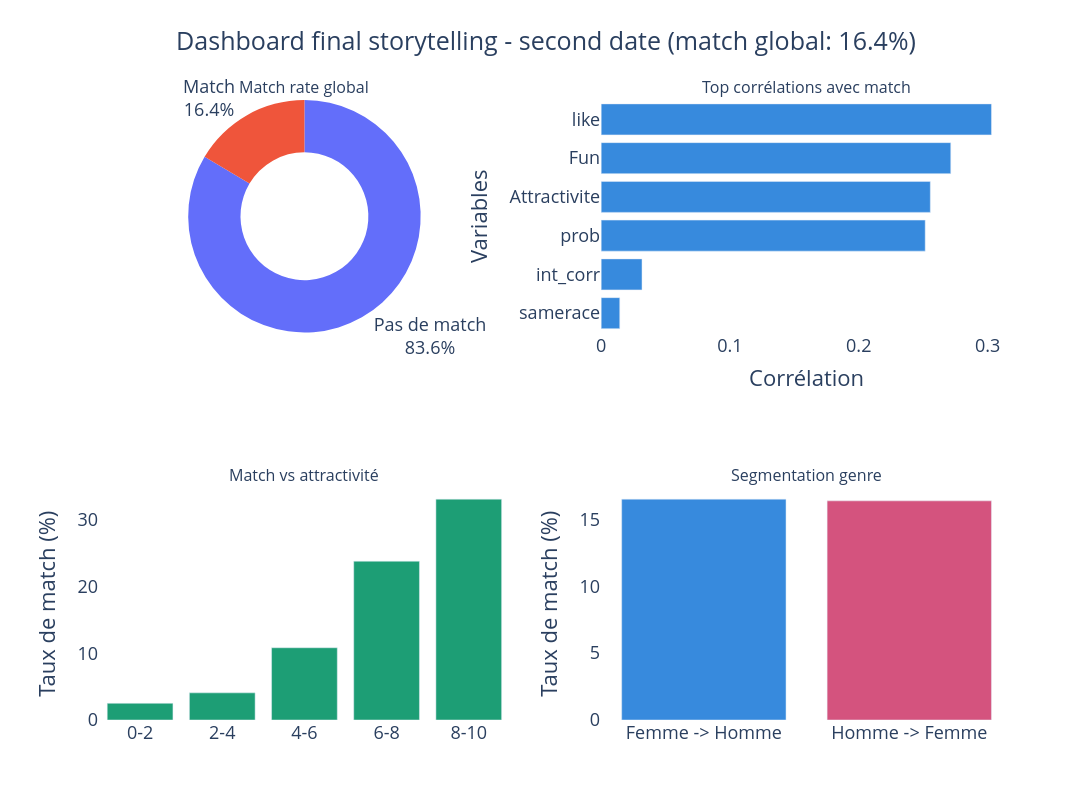

Notebook code for this chart:
### Code cell
# Dashboard final storytelling (2x2)
match_rate = float(df["match"].mean() * 100)

corr_cols = [c for c in ["match", "like", "attr", "fun", "prob", "int_corr", "samerace"] if c in df.columns]
corr = df[corr_cols].corr(numeric_only=True)["match"].drop("match").sort_values(key=lambda s: s.abs(), ascending=False)

fig_dash = make_subplots(
    rows=2, cols=2,
    specs=[[{"type": "domain"}, {"type": "xy"}], [{"type": "xy"}, {"type": "xy"}]],
    subplot_titles=("Match rate global", "Top corrélations avec match", "Match vs attractivité", "Segmentation genre")
)

# 1 Donut
counts = df["match_label"].value_counts().reset_index()
counts.columns = ["Label", "Count"]
fig_dash.add_trace(go.Pie(labels=counts["Label"], values=counts["Count"], hole=0.55, textinfo="percent+label", showlegend=False), row=1, col=1)

# 2 Corr
fig_dash.add_trace(go.Bar(x=corr.values[::-1], y=[ATTR_MAP.get(c, c) for c in corr.index[::-1]], orientation="h", marker_color="#378ADD", showlegend=False), row=1, col=2)

# 3 Match vs attr bins
if {"attr", "match"}.issubset(df.columns):
    temp = df[["attr", "match"]].dropna().copy()
    temp["attr_bin"] = pd.cut(temp["attr"], bins=[0,2,4,6,8,10], labels=["0-2","2-4","4-6","6-8","8-10"], include_lowest=True)
    mattr = (temp.groupby("attr_bin", observed=False)["match"].mean() * 100).reset_index(name="Taux match (%)")
    fig_dash.add_trace(go.Bar(x=mattr["attr_bin"].astype(str), y=mattr["Taux match (%)"], marker_color="#1D9E75", showlegend=False), row=2, col=1)

# 4 Seg
if {"segment_genre", "match"}.issubset(df.columns):
    seg = (df.groupby("segment_genre")["match"].mean() * 100).reset_index(name="Taux match (%)")
    fig_dash.add_trace(go.Bar(x=seg["segment_genre"], y=seg["Taux match (%)"], marker_color=["#378ADD", "#D4537E"], showlegend=False), row=2, col=2)

fig_dash.update_layout(
    width=1500,
    height=800,
    title=f"Dashboard final storytelling - second date (match global: {match_rate:.1f}%)",
    title_x=0.5,
    font=dict(size=18),
    plot_bgcolor="white"
)
fig_dash.update_yaxes(title_text="Variables", row=1, col=2)
fig_dash.update_xaxes(title_text="Corrélation", row=1, col=2)
fig_dash.update_yaxes(title_text="Taux de match (%)", row=2, col=1)
fig_dash.update_yaxes(title_text="Taux de match (%)", row=2, col=2)

fig_dash.show()
export_figure(fig_dash, "story_dashboard_final")

### Figure 1 — Plotly figure (JSON) as saved in the notebook; plotly's stock layout.template omitted (floating-point values rounded to 4 significant figures)
{"data": [{"domain": {"x": [0, 0.45], "y": [0.625, 1]}, "hole": 0.55, "labels": ["Pas de match", "Match"], "showlegend": false, "textinfo": "percent+label", "type": "pie", "values": [6921, 1362]}, {"marker": {"color": "#378ADD"}, "orientation": "h", "showlegend": false, "type": "bar", "x": [0.01444, 0.03172, 0.2516, 0.2556, 0.2714, 0.303], "xaxis": "x", "y": ["samerace", "int_corr", "prob", "Attractivite", "Fun", "like"], "yaxis": "y"}, {"marker": {"color": "#1D9E75"}, "showlegend": false, "type": "bar", "x": ["0-2", "2-4", "4-6", "6-8", "8-10"], "xaxis": "x2", "y": [2.5, 4.064, 10.81, 23.77, 33.06], "yaxis": "y2"}, {"marker": {"color": ["#378ADD", "#D4537E"]}, "showlegend": false, "type": "bar", "x": ["Femme -> Homme", "Homme -> Femme"], "xaxis": "x3", "y": [16.51, 16.38], "yaxis": "y3"}], "layout": {"annotations": [{"font": {"size": 16}, "showarrow": false, "text": "Match rate global", "x": 0.225, "xanchor": "center", "xref": "paper", "y": 1, "yanchor": "bottom", "yref": "paper"}, {"font": {"size": 16}, "showarrow": false, "text": "Top corrélations avec match", "x": 0.775, "xanchor": "center", "xref": "paper", "y": 1, "yanchor": "bottom", "yref": "paper"}, {"font": {"size": 16}, "showarrow": false, "text": "Match vs attractivité", "x": 0.225, "xanchor": "center", "xref": "paper", "y": 0.375, "yanchor": "bottom", "yref": "paper"}, {"font": {"size": 16}, "showarrow": false, "text": "Segmentation genre", "x": 0.775, "xanchor": "center", "xref": "paper", "y": 0.375, "yanchor": "bottom", "yref": "paper"}], "font": {"size": 18}, "height": 800, "plot_bgcolor": "white", "title": {"text": "Dashboard final storytelling - second date (match global: 16.4%)", "x": 0.5}, "width": 1500, "xaxis": {"anchor": "y", "domain": [0.55, 1], "title": {"text": "Corrélation"}}, "xaxis2": {"anchor": "y2", "domain": [0, 0.45]}, "xaxis3": {"anchor": "y3", "domain": [0.55, 1]}, "yaxis": {"anchor": "x", "domain": [0.625, 1], "title": {"text": "Variables"}}, "yaxis2": {"anchor": "x2", "domain": [0, 0.375], "title": {"text": "Taux de match (%)"}}, "yaxis3": {"anchor": "x3", "domain": [0, 0.375], "title": {"text": "Taux de match (%)"}}}}
